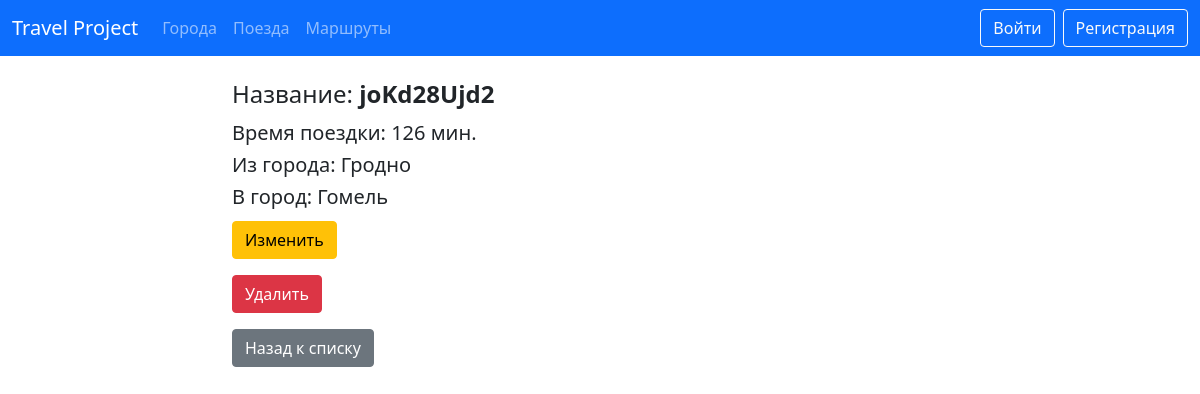
The app's page /trains/details/2/ with its own data.
### trains/models.py (models this page shows, shortened)
class Train(models.Model):
    name = models.CharField(max_length=50, unique=True,
                            verbose_name='Название поезда')
    travel_time = models.PositiveSmallIntegerField(verbose_name='Время в пути')
    from_city = models.ForeignKey(City, related_name='from_city_set',
                                  on_delete=models.CASCADE, verbose_name='Из какого города',
                                  null=True, blank=True
                                  )
    to_city = models.ForeignKey(City, related_name='to_city_set',
                                on_delete=models.CASCADE, verbose_name='В какой город',
                                null=True, blank=True
                                )
    class Meta:
        verbose_name = 'Поезд'
        verbose_name_plural = 'Поезда'
        ordering = ['travel_time']

### cities/models.py (models this page shows)
class City(models.Model):
    name = models.CharField(max_length=40, unique=True, verbose_name='Название города')
    def __str__(self):
        return self.name
    class Meta:
        verbose_name = 'Город'
        verbose_name_plural = 'Города'
        ordering = ['name', ]

### trains/views.py (the view)
# urls.py: path('details/<int:pk>/', views.TrainDetailView.as_view(), name='detail'),
class TrainDetailView(DetailView):
    queryset = Train.objects.all()
    template_name = 'trains/detail.html'

### trains/templates/trains/detail.html (shortened to what this page needs)
{% extends 'base.html' %}
{% block bodydata %}
    <div class="row">
        <p class="col-md">
        <h4 class="my-2">Название: <strong>{{ train.name }}</strong></h4>
        <h5 class="my-1">Время поездки: {{ train.travel_time }} мин.</h5>
        <h5 class="my-1">Из города: {{ train.from_city }}</h5>
        <h5 class="my-1">В город: {{ train.to_city }}</h5>
        <p>
            <a href="{% url 'trains:update' pk=train.pk %}">
                <button type="button" class="btn btn-warning mt-2">
                    Изменить
                </button>
            </a>
        </p>
        <p>
            <a href="{% url 'trains:delete' pk=train.pk %}">
                <button type="button" class="btn btn-danger">
                    Удалить
                </button>
            </a>
        </p>
        <p>
            <a href="{% url 'trains:home' %}">
                <button type="button" class="btn btn-secondary">
                    Назад к списку
                </button>
            </a>
        </p>
    </div>
    </div>
{% endblock %}

### records on screen
Train: name "joKd28Ujd2", travel_time "126", from_city "Гродно", to_city "Гомель"
